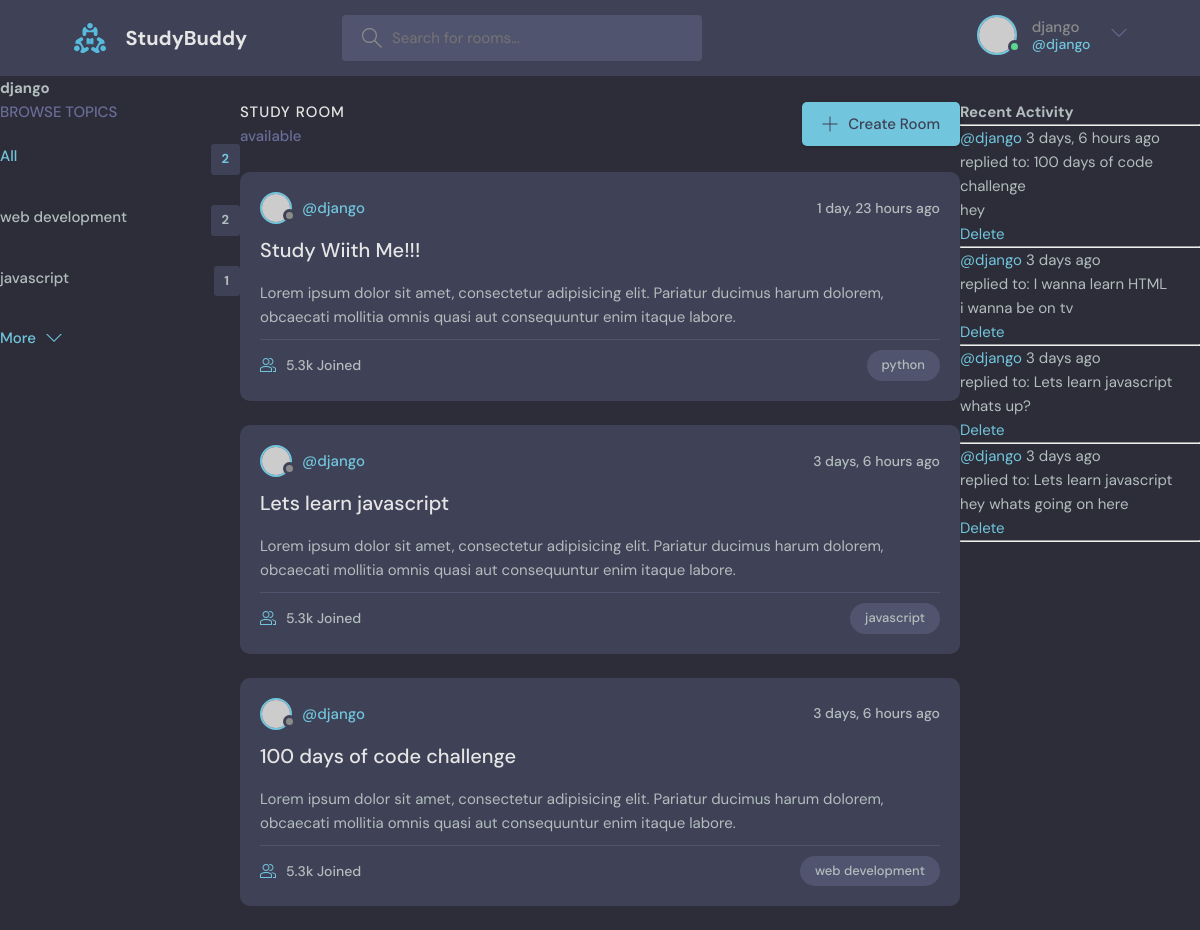
Screenshot of /profile/1 (signed in) with the database file from the repository.
### base/models.py (models this page shows, shortened)
class Topic(models.Model):
    name = models.CharField(max_length=200)

class Room(models.Model):
    host = models.ForeignKey(User, on_delete=models.SET_NULL, null=True)
    topic = models.ForeignKey(Topic, on_delete=models.SET_NULL, null=True)
    name = models.CharField(max_length=200)
    description = models.TextField(blank=True)
    participants = models.ManyToManyField(User, related_name='participants', blank=True)
    created = models.DateTimeField(auto_now_add=True)
    updated = models.DateTimeField(auto_now=True)
    class Meta:
        ordering = ['-updated', '-created']

class Message(models.Model):
    user = models.ForeignKey(User, on_delete=models.CASCADE)
    room = models.ForeignKey(Room, on_delete=models.CASCADE)
    body = models.TextField()
    created = models.DateTimeField(auto_now_add=True)
    updated = models.DateTimeField(auto_now=True)

### base/views.py (the view)
# urls.py: path('profile/<str:pk>', views.user_profile, name='user-profile'),
def user_profile(request, pk):
    user = User.objects.get(id=pk)
    rooms = user.room_set.all()
    room_messages = user.message_set.all()
    topics = Topic.objects.filter(room__participants=user).distinct()
    context = {
        'user': user,
        'rooms': rooms,
        'room_messages': room_messages,
        'topics': topics,
    }
    return render(request, 'base/profile.html', context)

### base/templates/base/profile.html (shortened to what this page needs)
{% extends "main.html" %}
{% block content %}
<h1>{{user.username}}</h1>
<div class='profile-container'>
    <div>
        {% include 'base/topics_component.html' %}
    </div>
    <div>
        {% include 'base/feed_component.html' %}
    </div>
    <div>
        {% include 'base/activity_component.html' %}
    </div>
</div>
{% endblock content %}

### templates/navbar.html (shortened to what this page needs)
{% load static %}
<header class="header header--loggedIn">
  <div class="container">
    <a href="/" class="header__logo">
      <img src="{% static 'images/logo.svg' %}" alt = "logo" />
      <h1>StudyBuddy</h1>
    </a>
    <form class="header__search" action="{% url 'home' %}" method="get">
      <label>
        <input type="text" name="q" placeholder="Search for rooms..." />
      </label>
    </form>
    <nav class="header__menu">
      {% if user.is_authenticated %}
      <div class="header__user">
        <a href="{% url 'user-profile' user.id %}">
          <div class="avatar avatar--medium active">
            <img src="https://randomuser.me/api/portraits/men/37.jpg" />
          </div>
          <p>
            {{request.user.username}} <span>@{{request.user.username}}</span>
          </p>
        </a>
        <button class="dropdown-button">
          <svg
            version="1.1"
            xmlns="http://www.w3.org/2000/svg"
            width="32"
            height="32"
            viewBox="0 0 32 32"
          >
            <title>chevron-down</title>
            <path d="M16 21l-13-13h-3l16 16 16-16h-3l-13 13z"></path>
          </svg>
        </button>
      </div>
      {% else %}
      <a href="{% url 'login' %}">
        <img src="{% static 'images/avatar.svg' %}" alt= "logo"/>
        <p>Login</p>
      </a>
      {% endif %}
    </nav>
  </div>
</header>

### base/templates/base/topics_component.html
        <div class="topics">
          <div class="topics__header">
            <h2>Browse Topics</h2>
          </div>
          <ul class="topics__list">
            <li>
              <a href="{% url 'home' %}" class="active">All <span>{{topics.count}}</span></a>
            </li>
            {% for topic in topics %}
            <li>
              <a href="{% url 'home' %}?q={{topic.name}}">{{topic.name}}<span>{{topic.room_set.all.count}}</span></a>
            </li>
            {% endfor %}
          </ul>
          <a class="btn btn--link" href="topics.html">
            More
            <svg version="1.1" xmlns="http://www.w3.org/2000/svg" width="32" height="32" viewBox="0 0 32 32">
              <title>chevron-down</title>
              <path d="M16 21l-13-13h-3l16 16 16-16h-3l-13 13z"></path>
            </svg>
          </a>
        </div>

### base/templates/base/feed_component.html (shortened to what this page needs)
        <div class="roomList">
          <div class="roomList__header">
            <div>
              <h2>Study Room</h2>
              <p> {{room_count}} available</p>
            </div>
            <a class="btn btn--main" href="{% url 'create-room' %}">
              <svg version="1.1" xmlns="http://www.w3.org/2000/svg" width="32" height="32" viewBox="0 0 32 32">
                <title>add</title>
                <path
                  d="M16.943 0.943h-1.885v14.115h-14.115v1.885h14.115v14.115h1.885v-14.115h14.115v-1.885h-14.115v-14.115z"
                ></path>
              </svg>
              Create Room
            </a>
          </div>
          {% for room in rooms %}
          <div class="roomListRoom">
            <div class="roomListRoom__header">
              <a href="{% url 'user-profile' room.host.id %}" class="roomListRoom__author">
                <div class="avatar avatar--small">
                  <img src="https://randomuser.me/api/portraits/women/11.jpg" />
                </div>
                <span>@{{room.host.username}}</span>
              </a>
              <div class="roomListRoom__actions">
                <span>{{room.created|timesince}} ago</span>
              </div>
            </div>
            <div class="roomListRoom__content">
              <a href="/room/{{room.id}}">{{room.name}}</a>
              <p>
                Lorem ipsum dolor sit amet, consectetur adipisicing elit. Pariatur ducimus harum dolorem, obcaecati
                mollitia omnis quasi aut consequuntur enim itaque labore.
              </p>
            </div>
            <div class="roomListRoom__meta">
              <a href="room.html" class="roomListRoom__joined">
                5.3k Joined
              </a>
              <p class="roomListRoom__topic">{{room.topic.name}}</p>
            </div>
          </div>
{% endfor %}
 </div>

### base/templates/base/activity_component.html
<h3>Recent Activity</h3>
<hr>
{% for message in room_messages %}
<div>
    <small><a href="{% url 'user-profile' message.user.id %}">@{{message.user.username}}</a> {{message.created|timesince}} ago</small> <br>
    <small>replied to: {{message.room.name}}</small>
    <p>{{message.body}}</p>
    {% if message.user == user %}
    <a href="{% url 'delete-message' message.id %}">Delete</a>
    {% endif %}
    <hr>
</div>
{% endfor %}

### base/templates/base/profile.html (style rules this page uses)
.profile-container { display: grid; grid-template-columns: 1fr 3fr 1fr; }

### rows the page displays
Topic: name "web development", room_set.all.count "2"
Topic: name "javascript", room_set.all.count "1"
Room: host.username "django", created "1 day, 23 hours", name "Study Wiith Me!!!", topic.name "python"
Room: host.username "django", created "3 days, 6 hours", name "Lets learn javascript", topic.name "javascript"
Room: host.username "django", created "3 days, 6 hours", name "100 days of code challenge", topic.name "web development"
Message: user.username "django", created "3 days, 6 hours", room.name "100 days of code challenge", body "hey", shows "Delete"
Message: user.username "django", created "3 days", room.name "I wanna learn HTML", body "i wanna be on tv", shows "Delete"
Message: user.username "django", created "3 days", room.name "Lets learn javascript", body "whats up?", shows "Delete"
Message: user.username "django", created "3 days", room.name "Lets learn javascript", body "hey whats going on here", shows "Delete"

### other values shown
{{ request.user.username }} "django"
{{ user.username }} "django"
{{ topics.count }} "2"
